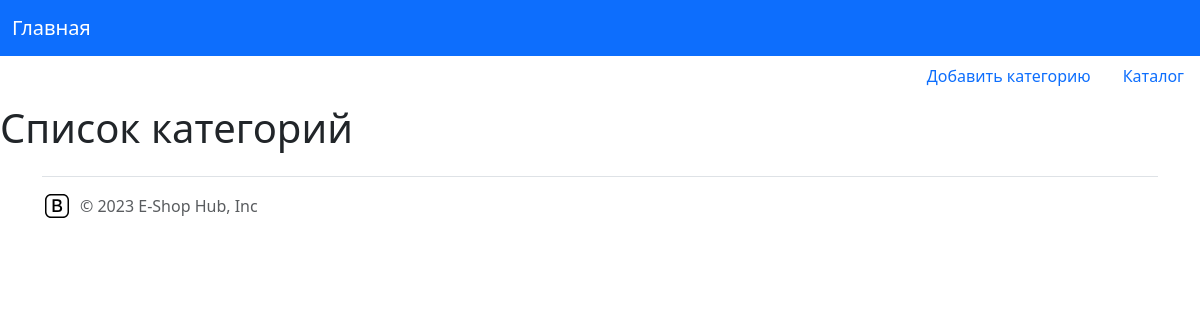
Before: /catalog/categories/ with the older database file.
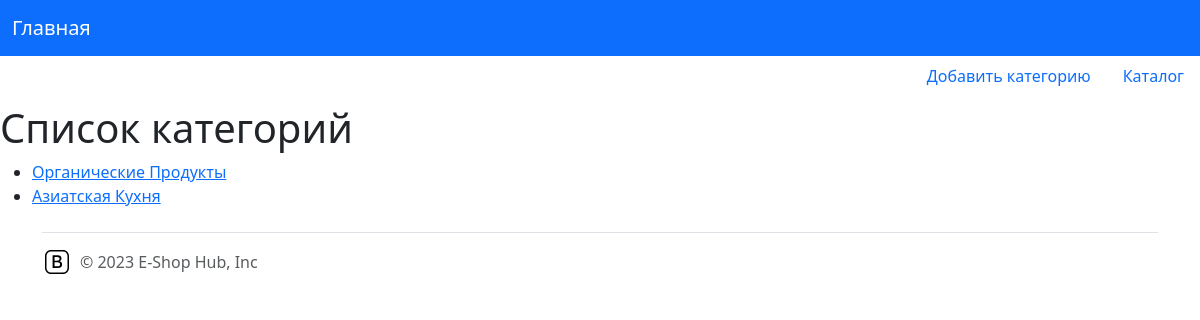
After: the same page with the newer database file.
### store/models.py (models this page shows, shortened)
class Category(models.Model):
    name = models.CharField(max_length=100)
    description = models.TextField()

### store/views.py (the view)
# urls.py: path('catalog/categories/', CategoryListView.as_view(), name='category_list'),
class CategoryListView(ListView):
    model = Category
    template_name = 'CategoryView/category_list.html'
    context_object_name = 'categories'

### store/templates/CategoryView/category_list.html (shortened to what this page needs)
{% extends 'base.html' %}
{% block link1 %}<a class="nav-link" href="{% url 'add_category' %}">Добавить категорию</a>{% endblock %}
{% block link2 %}<a class="nav-link" href="{% url 'catalog' %}">Каталог</a>{% endblock %}
{% block content %}
    <h1>Список категорий</h1>
    <ul>
        {% for category in categories %}
            <li><a href="{% url 'products_by_category' category.id %}">{{ category.name }}</a></li>
        {% endfor %}
    </ul>
{% endblock %}

Changed rows visible on the page:
added Category: name "Органические Продукты"
added Category: name "Азиатская Кухня"
